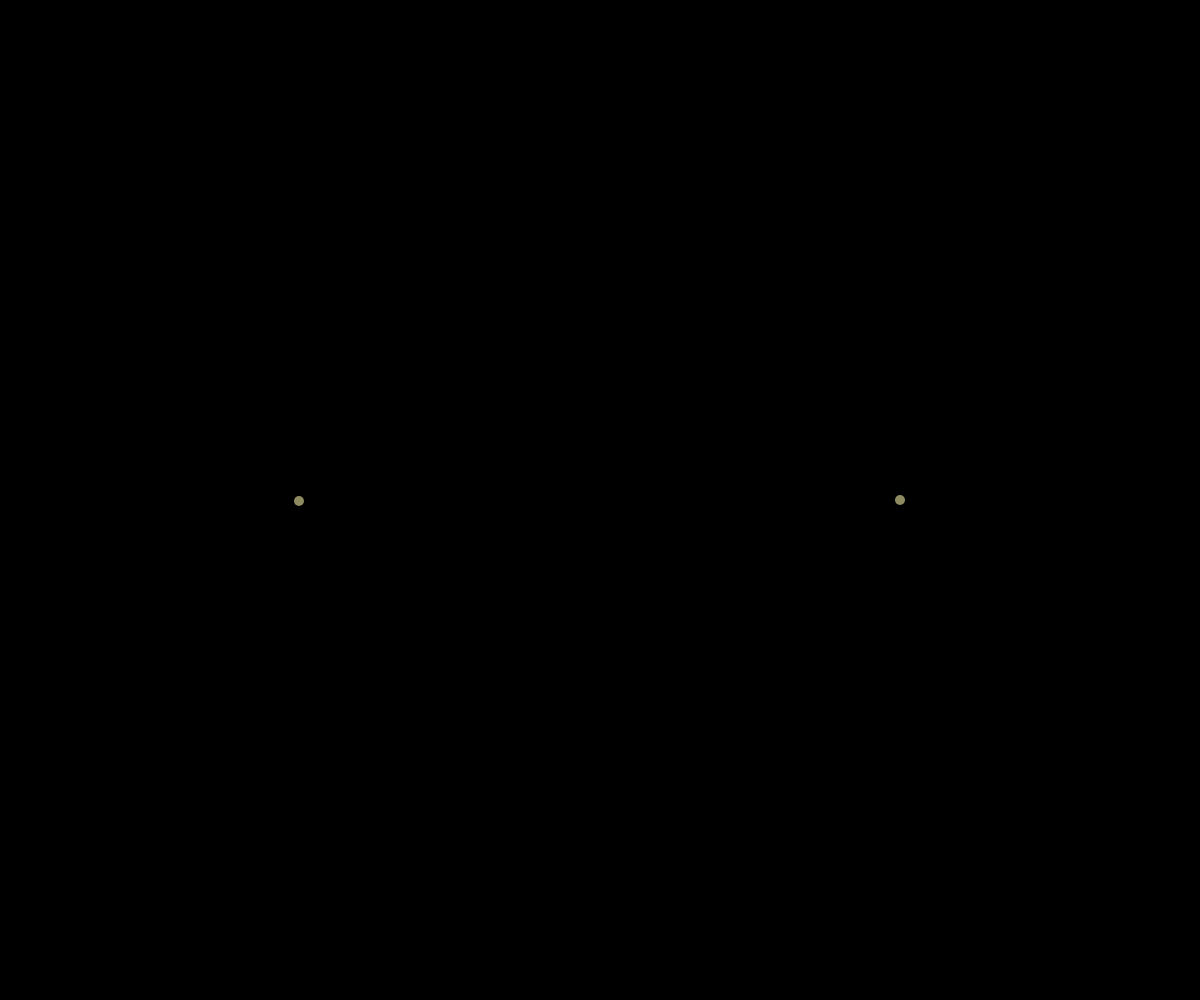
Frame 1 (no input)
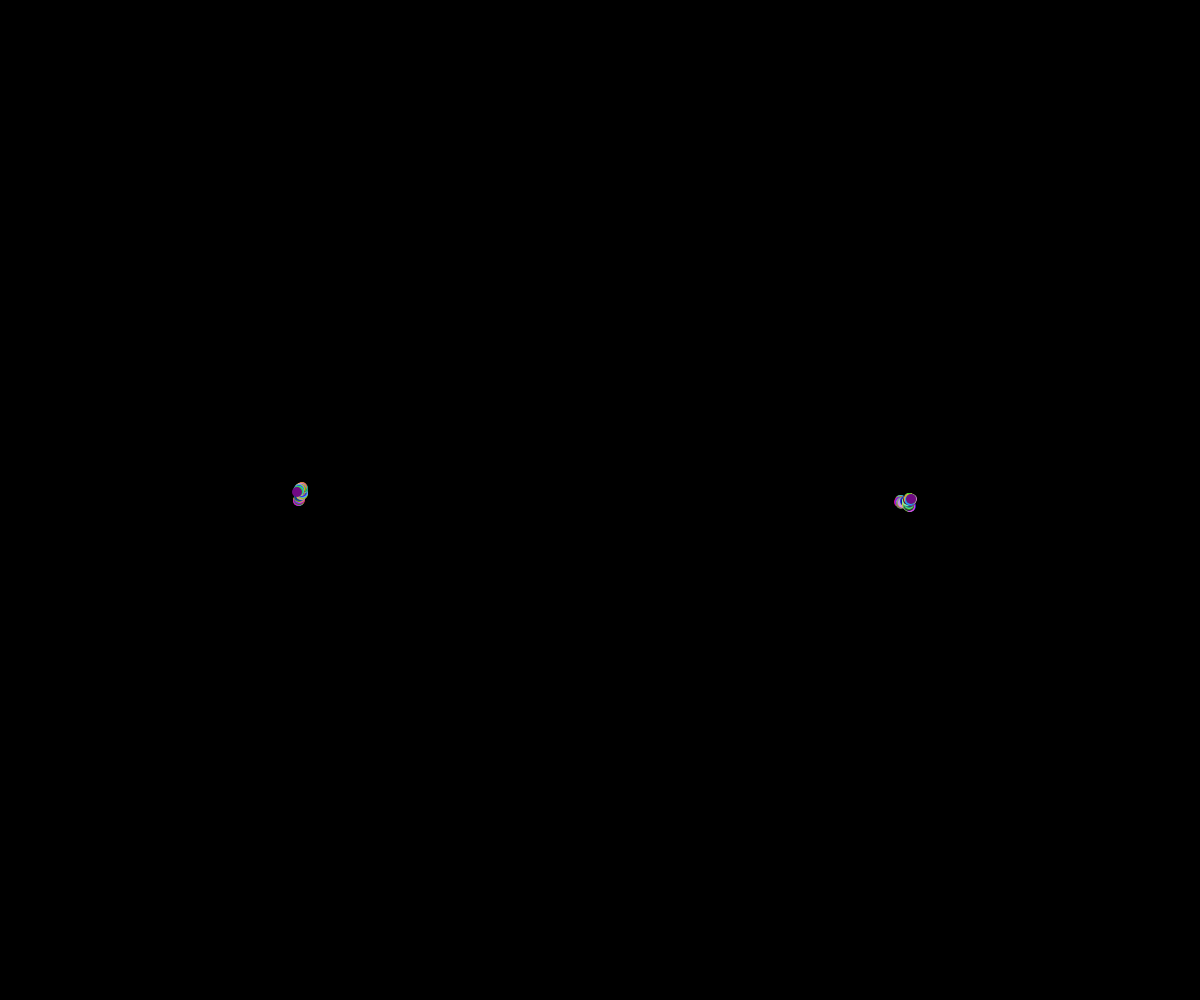
Frame 60 (no input)
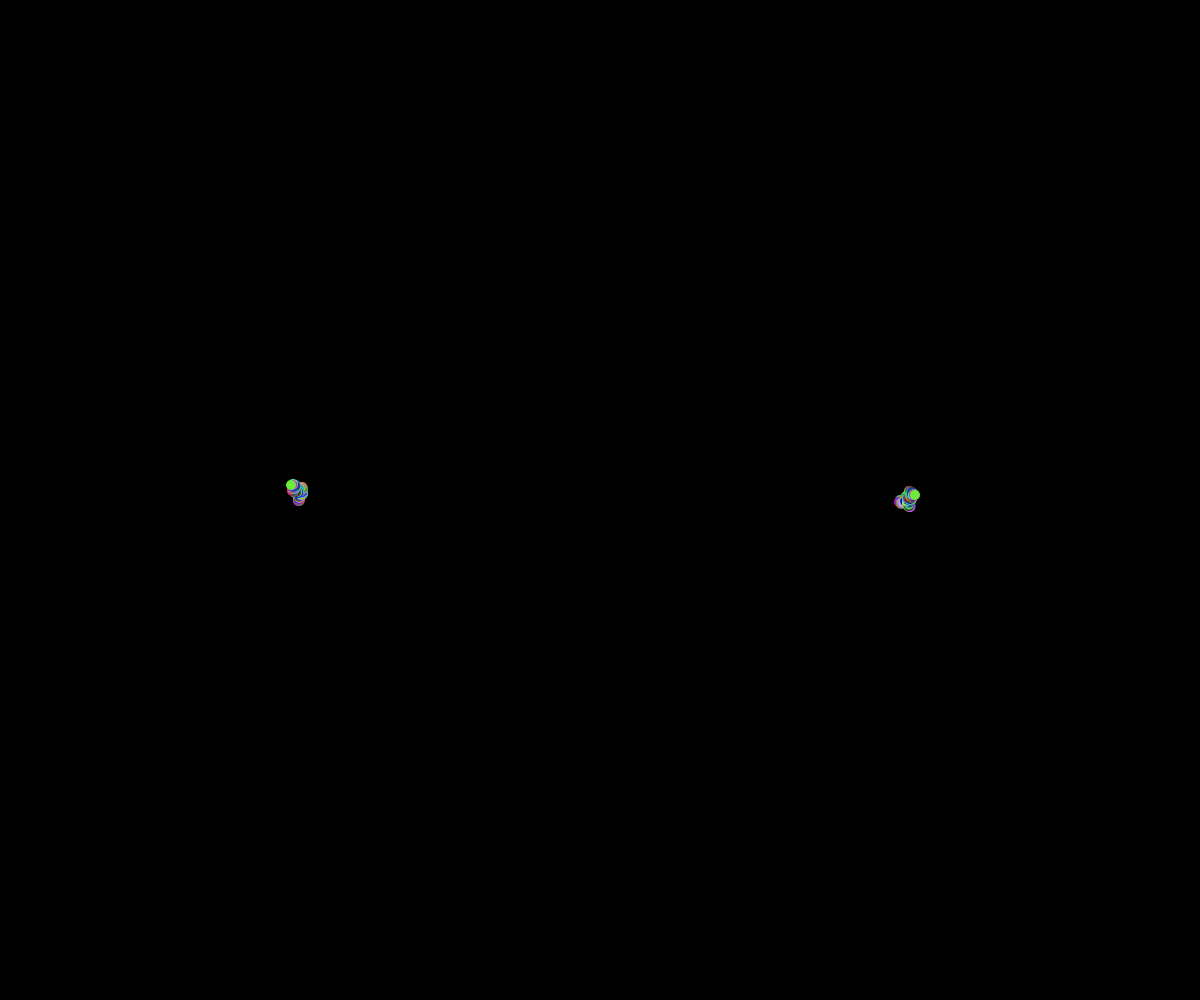
Frame 120 (the mouse pressed at the canvas centre since frame 60)

The p5.js sketch that drew these frames (run headless with seeded random() and noise() and a simulated clock; from frame 60 on, the mouse is pressed at the canvas centre):

// p5.js sketch
// ── sketch.js
// The Nature of Code
// Daniel Shiffman
// http://natureofcode.com

const standard_deviation = 0.8;

let walker;

function setup() {
  createCanvas(windowWidth, windowHeight);
  walker = new Walker();
  background(0);
  noStroke();

  // Semilla basada en el momento actual
  randomSeed(Date.now()); // milisegundos desde 1970
}

function draw() {
  walker.step();
  walker.show();
}

class Walker {
  constructor() {
    this.x = width / 4;
    this.y = height / 2;
    this.x2 = this.x + (width / 2);
    this.y2 = height / 2;

  }

  show() {
//    fill(255*random(),255*random(),255*random());
//    circle(this.x, this.y,10*random()); 
    strokeWeight(10);
    stroke(255*random(),255*random(),255*random());
    point(this.x, this.y);
    point(this.x2, this.y2);
  }

  step() {
    let xstep = gaussian_discrete();
    let ystep = gaussian_discrete();
    let xstep2 = floor(random(3)) - 1;
    let ystep2 = floor(random(3)) - 1;

    print("xstep2: ",xstep2, " ystep2: ", ystep2, " ------- xstep: ",xstep, " -- ystep: ", ystep);
    this.x += xstep;
    this.y += ystep;
    this.x2 += xstep2;
    this.y2 += ystep2;
  }
}

function gaussian_discrete() {
  let gauss = randomGaussian(0, standard_deviation);
  return constrain(round(gauss), -1, 1);
}
